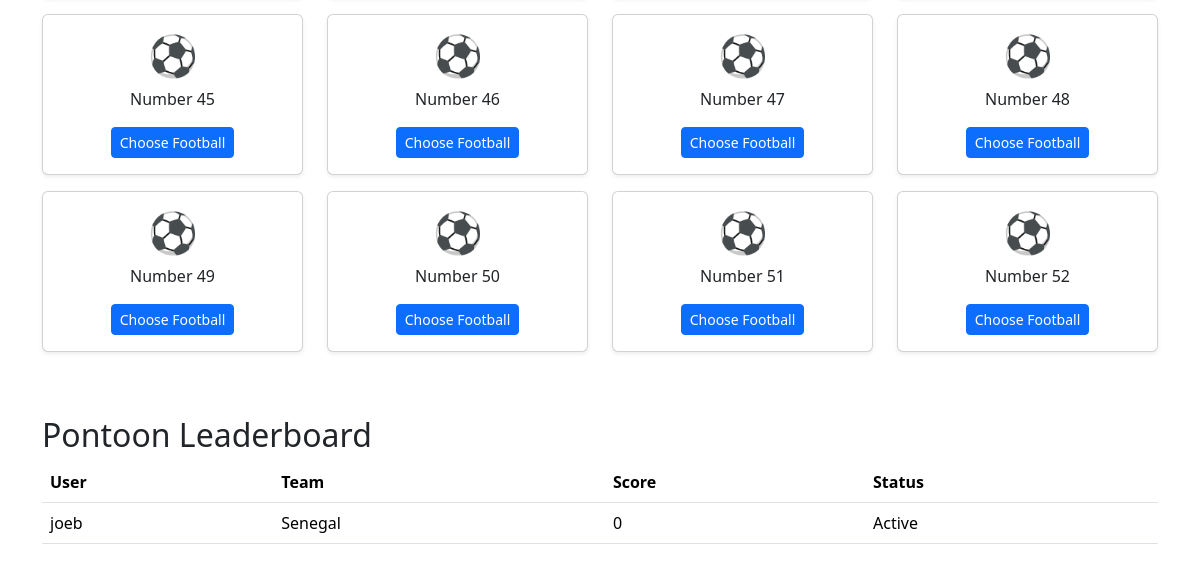
The app's page /pontoon/ (lower part), older data.
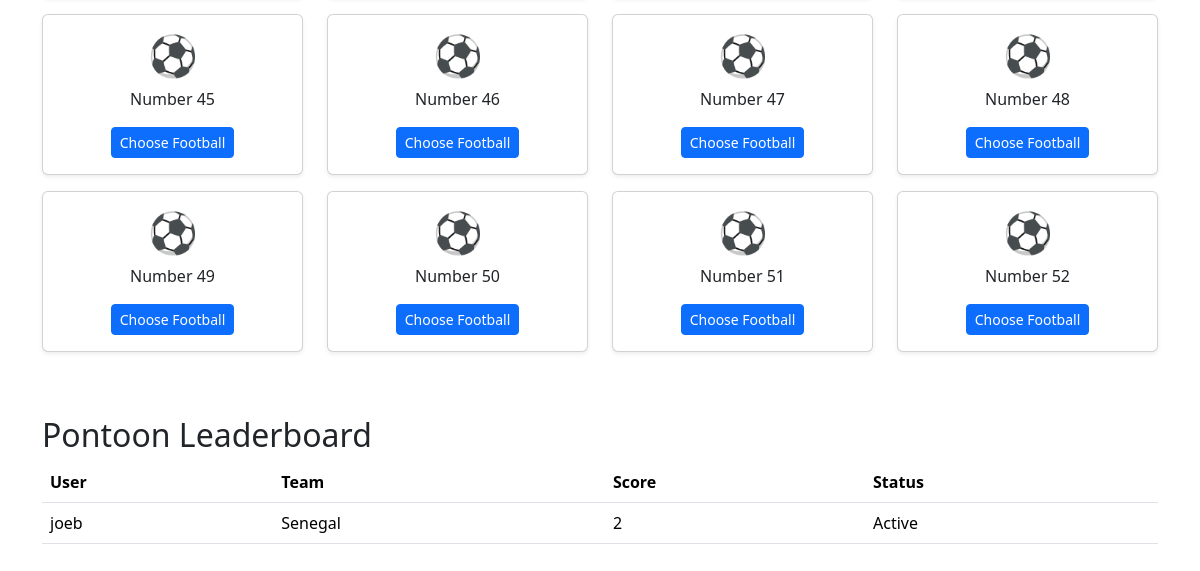
The same page, newer data.
### pontoon/models.py (models this page shows, shortened)
class PontoonBall(models.Model):
    number = models.PositiveIntegerField(unique=True)
    team = models.OneToOneField(
        Team,
        on_delete=models.SET_NULL,
        null=True,
        blank=True
    )
    selected_by = models.OneToOneField(
        User,
        on_delete=models.SET_NULL,
        null=True,
        blank=True
    )
    score = models.IntegerField(
        default=0
    )
    busted = models.BooleanField(
        default=False
    )

### predictor/models.py (models this page shows)
class Team(models.Model):
    GROUP_CHOICES = [
        ('A', 'Group A'),
        ('B', 'Group B'),
        ('C', 'Group C'),
        ('D', 'Group D'),
        ('E', 'Group E'),
        ('F', 'Group F'),
        ('G', 'Group G'),
        ('H', 'Group H'),
        ('I', 'Group I'),
        ('J', 'Group J'),
        ('K', 'Group K'),
        ('L', 'Group L'),
    ]
    name = models.CharField(max_length=100)
    group = models.CharField(max_length=1, choices=GROUP_CHOICES)
    manager = models.CharField(max_length=100, blank=True, null=True)
    captain = models.CharField(max_length=100, blank=True, null=True)
    best_world_cup_finish = models.CharField(max_length=100, blank=True, null=True)
    best_world_cup_year = models.CharField(max_length=100,blank=True,null=True)
    def __str__(self):
        return self.name

### pontoon/views.py (the view)
# urls.py: path("", views.pontoon_home, name="pontoon_home"),
def pontoon_home(request):
    balls = PontoonBall.objects.all().order_by("number")
    selected_ball = None
    if request.user.is_authenticated:
        selected_ball = PontoonBall.objects.filter(
            selected_by=request.user
        ).first()
    context = {
        "balls": balls,
        "selected_ball": selected_ball,
    }
    return render(request, "pontoon/pontoon_home.html", context)

### pontoon/templates/pontoon/pontoon_home.html (shortened to what this page needs)
{% extends "base.html" %} {% block title %} Pontoon | World Cup Hub 2026 {% endblock %} {% block content %}
<section class="container py-5">
  <div class="row">
    {% for ball in balls %}
    <div class="col-6 col-md-3 mb-3">
      <div class="card text-center shadow-sm">
        <div class="card-body">
          {% if ball.selected_by %}
          <h2 class="h5">{{ ball.team }}</h2>
          <p class="mb-0">Taken by {{ ball.selected_by.username }}</p>
          {% else %}
          <h2 class="display-6">⚽</h2>
          <p>Number {{ ball.number }}</p>
          <a href="{% url 'select_ball' ball.id %}" class="btn btn-primary btn-sm"> Choose Football </a>
          {% endif %}
        </div>
      </div>
    </div>
    {% endfor %}
  </div>
  <h2 class="mt-5">Pontoon Leaderboard</h2>
  <table class="table">
    <thead>
      <tr>
        <th>User</th>
        <th>Team</th>
        <th>Score</th>
        <th>Status</th>
      </tr>
    </thead>
    <tbody>
      {% for ball in balls %} {% if ball.selected_by %}
      <tr>
        <td>{{ ball.selected_by.username }}</td>
        <td>{{ ball.team }}</td>
        <td>{{ ball.score }}</td>
        <td>{% if ball.busted %} Busted {% else %} Active {% endif %}</td>
      </tr>
      {% endif %} {% endfor %}
    </tbody>
  </table>
</section>
{% endblock %}

Row changes from the older to the newer data that the page shows:
changed PontoonBall "joeb": score "0" → "2"
